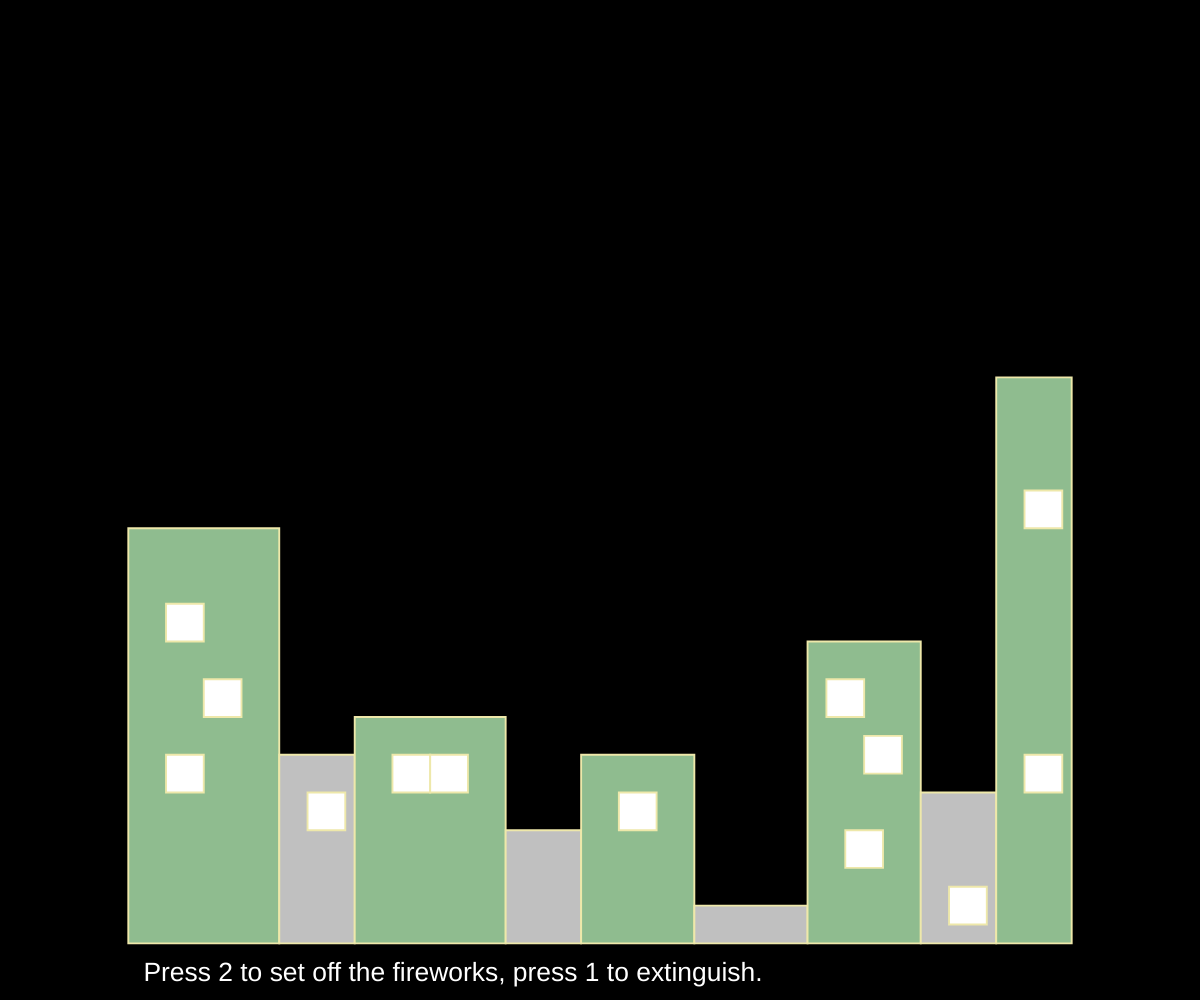
Frame 1 (no input)
Frame 60 (no input): identical to frame 1, image omitted
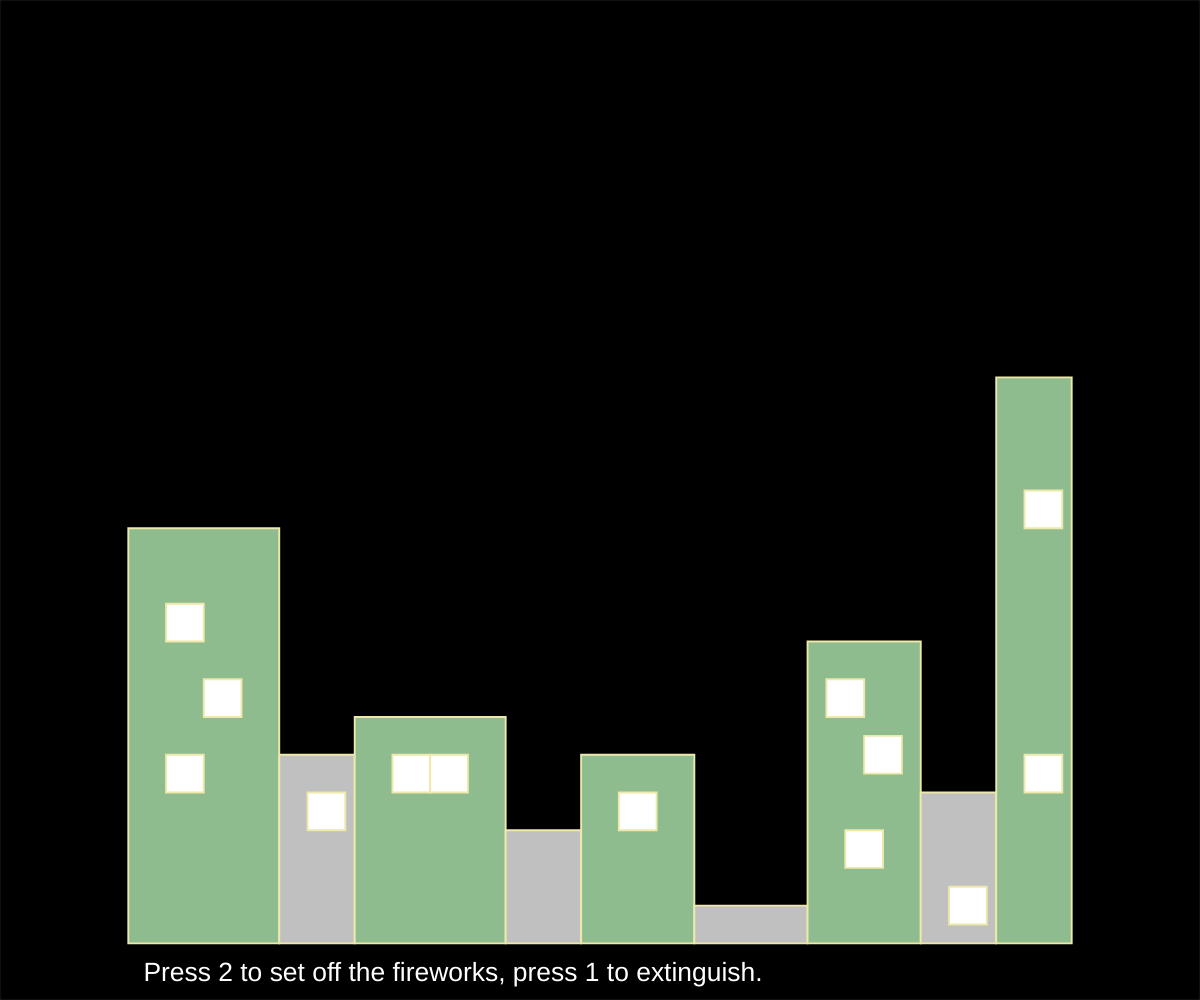
Frame 120 (the mouse pressed at the canvas centre since frame 60)

The p5.js sketch that drew these frames (run headless with seeded random() and noise() and a simulated clock; from frame 60 on, the mouse is pressed at the canvas centre):

// p5.js sketch
// ── sketch.js
let r,g,b;
let tr=255, tg=255, tb=255;  // text color (smoothed)
let lastMode = null;
let allX = [80, 80, 80, 80, 80, 80, 80, 100, 120, 160, 160, 160, 200, 200, 200, 220, 240, 240, 240, 300, 300, 320, 340, 340, 380, 380, 380, 380];
let allY = [120, 140, 160, 180, 200, 220, 240, 240, 240, 180, 220, 240, 200, 220, 240, 200, 200, 220, 240, 200, 240, 220, 200, 240, 160, 200, 220, 240];
//These two arrays contain the x,y positions of my name-Linxi.
let Buildings=[0,280,80,80,400,40,120,380,80,200,440,40,240,400,60,300,480,60,360,340,60,420,420,40,460,200,40];
//This array contains parameters of building positions. Each building contains 3 elements: x, y, width. Height could be calculated.
let LightsXPos=[20, 40, 20, 95, 140, 160, 260, 370, 390, 380, 475, 475, 435];
let LightsYPos=[320, 360, 400, 420, 400, 400, 420, 360, 390, 440, 260, 400, 470];
//These two arrays contain the x,y positions of the windows.
let fireworksTrailX=[440, 430, 420, 423, 430, 440, 445, 448, 440, 430, 420, 410 ];
let fireworksTrailY=[140, 145, 160, 175, 190, 205, 220, 240, 265, 280, 300, 320 ];
//These two arrays contain the x,y positions of the fireworks tail.

const BASE_W = 500;
const BASE_H = 530;
const ART_BOTTOM = 500; // 你楼画到500，下面留给文字（和你原作一致）

let operationMode = "still";
let canvasEl;

function setup() {
  canvasEl = createCanvas(windowWidth, windowHeight); // ✅ 画布跟iframe一样大
  r = random(255);
  g = random(255);
  b = random(255);

  // ✅ 让iframe里键盘更稳：点一下画面就能按1/2
  canvasEl.elt.setAttribute("tabindex", "0");
  canvasEl.elt.addEventListener("mousedown", () => canvasEl.elt.focus());
}


function draw() {
  // ✅ 计算把 500x530 等比缩放进 iframe
  const s = min(width / BASE_W, height / BASE_H);
  const ox = (width - BASE_W * s) / 2;
  const oy = height - BASE_H * s; // ✅ 贴底显示（建筑不飘）

  // ✅ still：每帧清空
  if (operationMode === "still") {
    clear();
    background(0);
  }
  // ✅ interactive：不要清空（保留叠加=烟花好看）
  // 不写 background()

  push();
  translate(ox, oy);
  scale(s);

  switch (operationMode) {
    case "still":
      drawBuildings();
      drawLights(255, 255, 255);
      break;

    case "interactive":
      // 你原来的逻辑
      drawMyName();
      drawFirework(440, 80, 50);
      drawFirework(90, 300, 30);
      drawTrails();
      drawBuildings();
      drawLights(255, 160, 122);
      break;
  }

    // 让文字颜色缓慢追随烟花颜色（不闪）
    if (operationMode === "interactive") {
      tr = lerp(tr, r, 0.08);
      tg = lerp(tg, g, 0.08);
      tb = lerp(tb, b, 0.08);
    } else {
      tr = lerp(tr, 255, 0.08);
      tg = lerp(tg, 255, 0.08);
      tb = lerp(tb, 255, 0.08);
    }

    noStroke();
    fill(tr, tg, tb);
    textSize(14);
    text(`Press 2 to set off the fireworks, press 1 to extinguish.`, 8, 520);

  pop();
}


function drawMyName(){
  for(let i = 0; i < allX.length; i++){
    drawFirework(allX[i],allY[i],10);
}
}

function drawFirework(inputXPos,inputYPos,inputMaxLength){
  let nextX=inputXPos+random(-inputMaxLength,inputMaxLength);
  let nextY=inputYPos+random(-inputMaxLength,inputMaxLength);
  r += random(-10,10);
  g += random(-10,10);
  b += random(-10,10);
  r = constrain(r, 150, 250);
  g = constrain(g, 70, 170);
  b = constrain(b, 70, 100);
  stroke(r, g, b);
  line(inputXPos,inputYPos, nextX, nextY);
}

function drawTrails(){
  for(let i = 0; i < fireworksTrailX.length; i++){
    drawFirework(fireworksTrailX[i],fireworksTrailY[i],3);
  }
}

function drawBuildings(){
  stroke(238,232,170);
  for(i=0;i<Buildings.length-2;i=i+3){
    if((i+3)%6==0){
      fill(192);
      rect(Buildings[i],Buildings[i+1],Buildings[i+2],500-Buildings[i+1]);
    }else{
      fill(143,188,143);
      rect(Buildings[i],Buildings[i+1],Buildings[i+2],500-Buildings[i+1]);
    }
  }
}

function drawLights(inputR,inputG,inputB){
  fill(inputR,inputG,inputB);
  stroke(238,232,170);
  for(i=0;i<LightsXPos.length;i++){
    rect(LightsXPos[i],LightsYPos[i],20,20);
  }
}

function keyPressed() {
  if (key == "1") {
    operationMode = "still";
  }
  if (key == "2") {
    operationMode = "interactive";
  }
}

function windowResized() {
  resizeCanvas(windowWidth, windowHeight);
}

//No AI tools are used.
